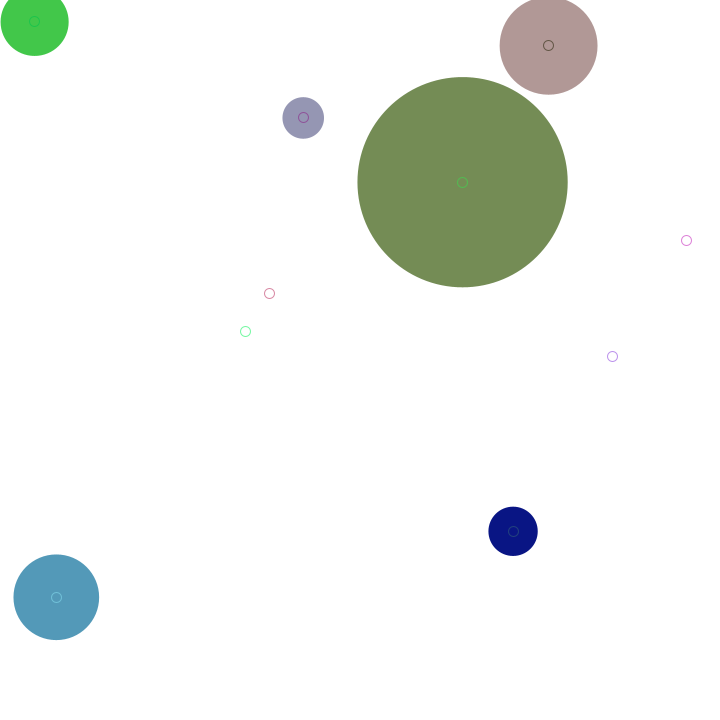
Frame 1 (no input)
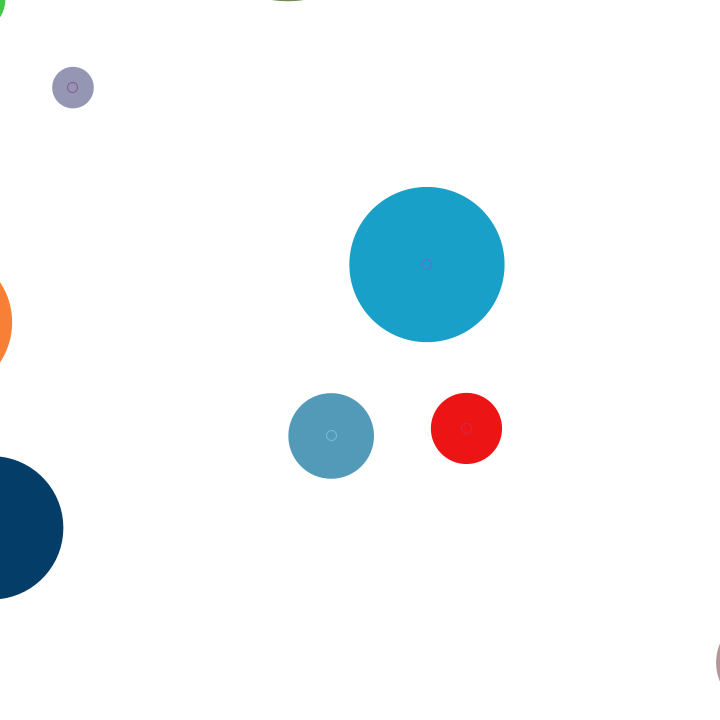
Frame 60 (the mouse pressed at the canvas centre just before this capture)
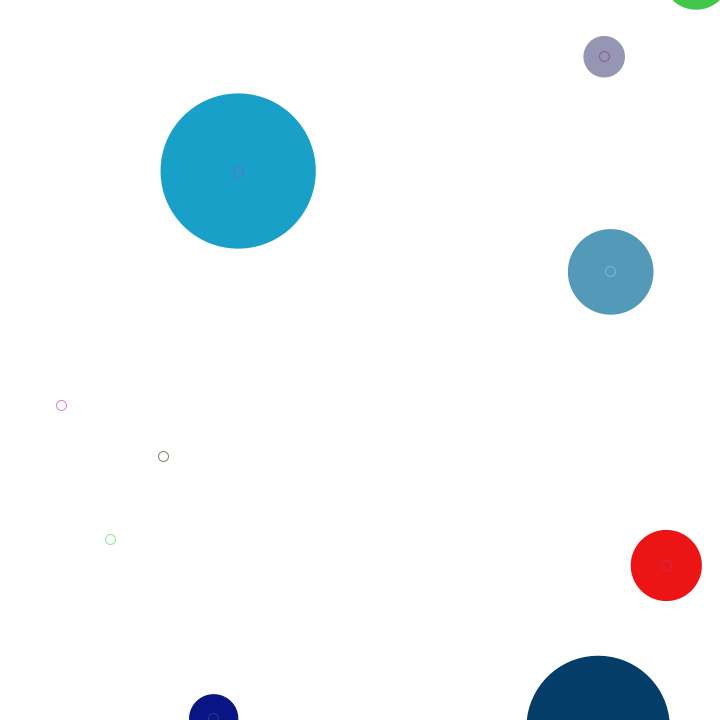
Frame 120 (the mouse held since frame 60 and released just before this capture)

The Processing sketch that drew these frames (run headless with seeded random() and noise(); from frame 60 on, the mouse is pressed at the canvas centre):

// Processing sketch: generative_6
// ── generative_6.pde
int _num = 10;
Circle[] _circleArr = {};

void setup() {
  size(720, 720);
  background(255);
  strokeWeight(1);
  fill(150, 50);
  drawCircles();
}

void draw() {
  background(255);
  for (int i=0; i<_circleArr.length; i++) {
    Circle thisCirc = _circleArr[i];
    thisCirc.updateMe();
  }
}

// Call drawCircles() every time mouse is clicked
void mouseReleased() {

  drawCircles();
}

void drawCircles() {
  for (int i=0; i<_num; i++) {
    Circle thisCirc = new Circle();
    thisCirc.drawMe();
    _circleArr = (Circle[])append(_circleArr, thisCirc);
  }
}

class Circle {
  float x, y;
  float radius;
  color linecol, fillcol;
  float alph;
  float xmove, ymove;
  
  // Constructor
  Circle () {
    x = random(width);
    y = random(height);
    radius = random(100) + 10;
    linecol = color(random(255), random(255), random(255));
    fillcol = color(random(255), random(255), random(255));
    alph = random(255);
    xmove = random(10) - 5;
    ymove = random(10) - 5;
  }

  void drawMe() {
    noStroke();
    fill(fillcol, alph);
    ellipse(x, y, radius*2, radius*2);
    stroke(linecol, 150);
    noFill();
    ellipse(x, y, 10, 10);
  }

  void updateMe() {
    x += xmove;
    y += ymove;
    if (x > (width+radius)) { 
      x = 0 - radius; 
    }
    if (x < (0-radius)) { 
      x = width+radius; 
    }
    if (y > (height+radius)) {
      y = 0 - radius; 
    }
    if (y < (0-radius)) {
      y = height+radius; 
    }

    // Collision detection
    boolean touching = false;
    for (int i=0; i<_circleArr.length; i++) {
      Circle otherCirc = _circleArr[i];
      if (otherCirc != this) {
        float dis = dist(x, y, otherCirc.x, otherCirc.y);
        if ((dis - radius - otherCirc.radius) < 0) {
          touching = true;
          break;
        }
      }
    }
    if (touching) {
      if (alph > 0) { 
        alph = 0; 
      }
    } else {
      if (alph < 255) {
        alph = 255; 
      }
    }
    drawMe();
  }
}
